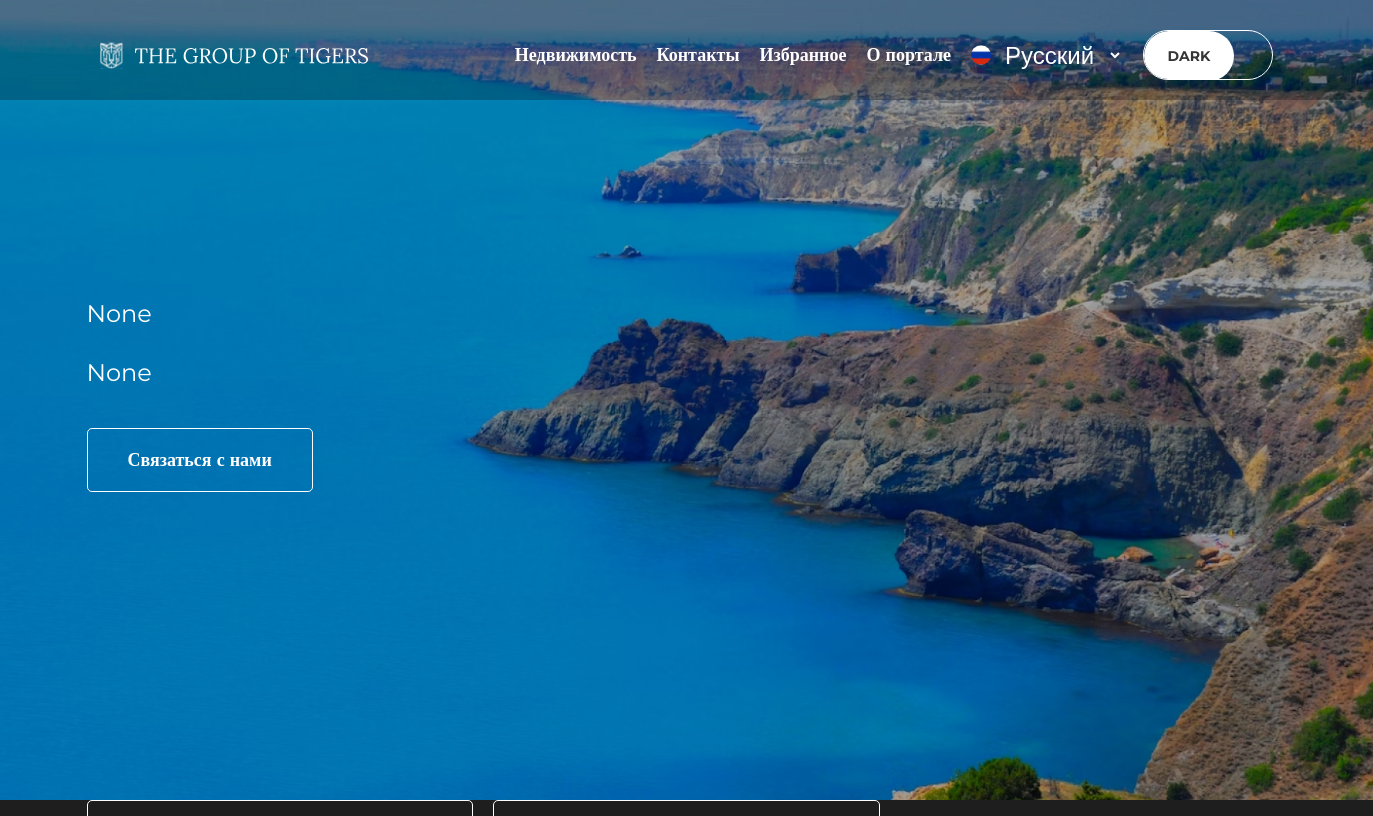
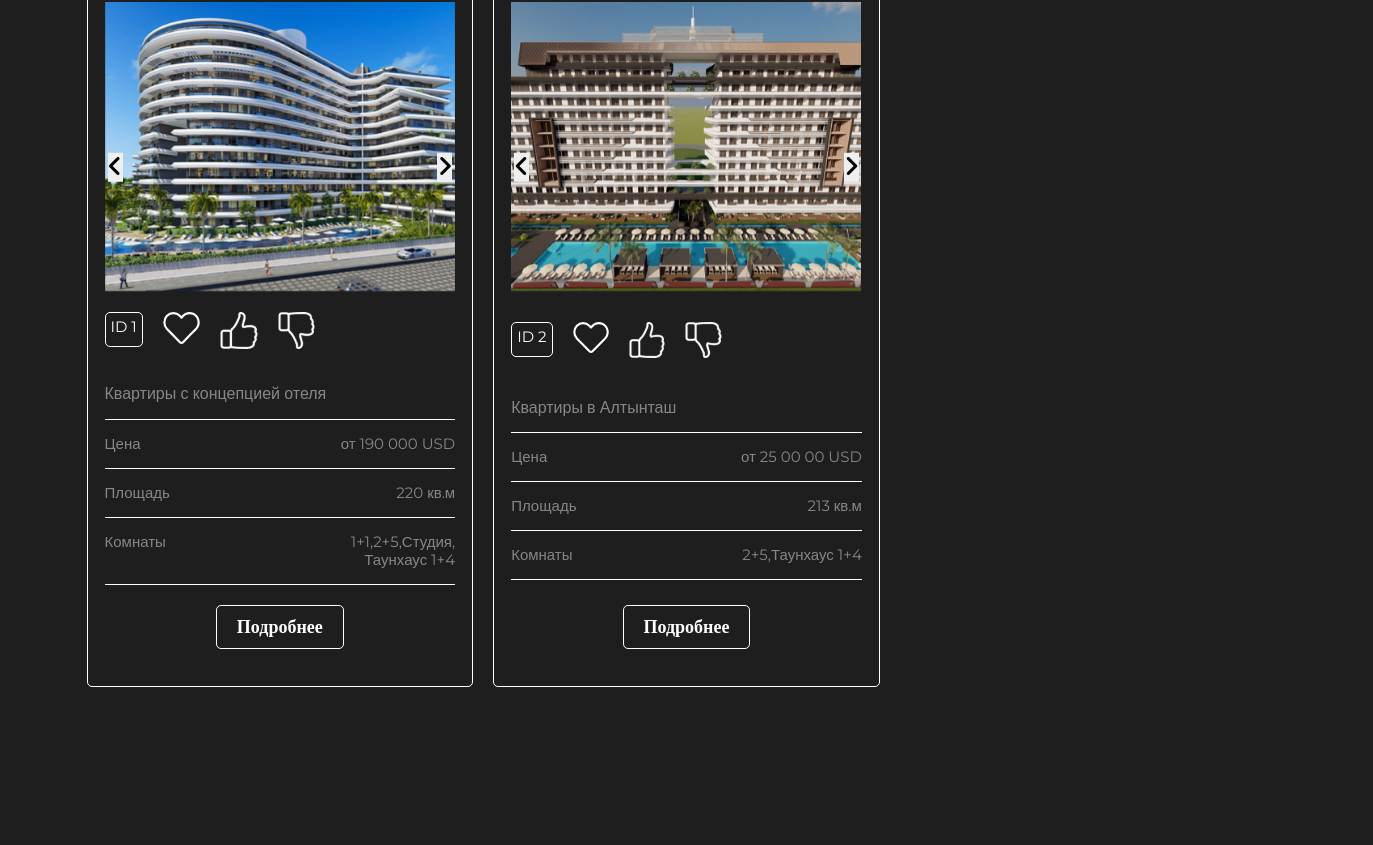
Page /ru/ (upper part) on the earlier database version (2 pictures, top to bottom).
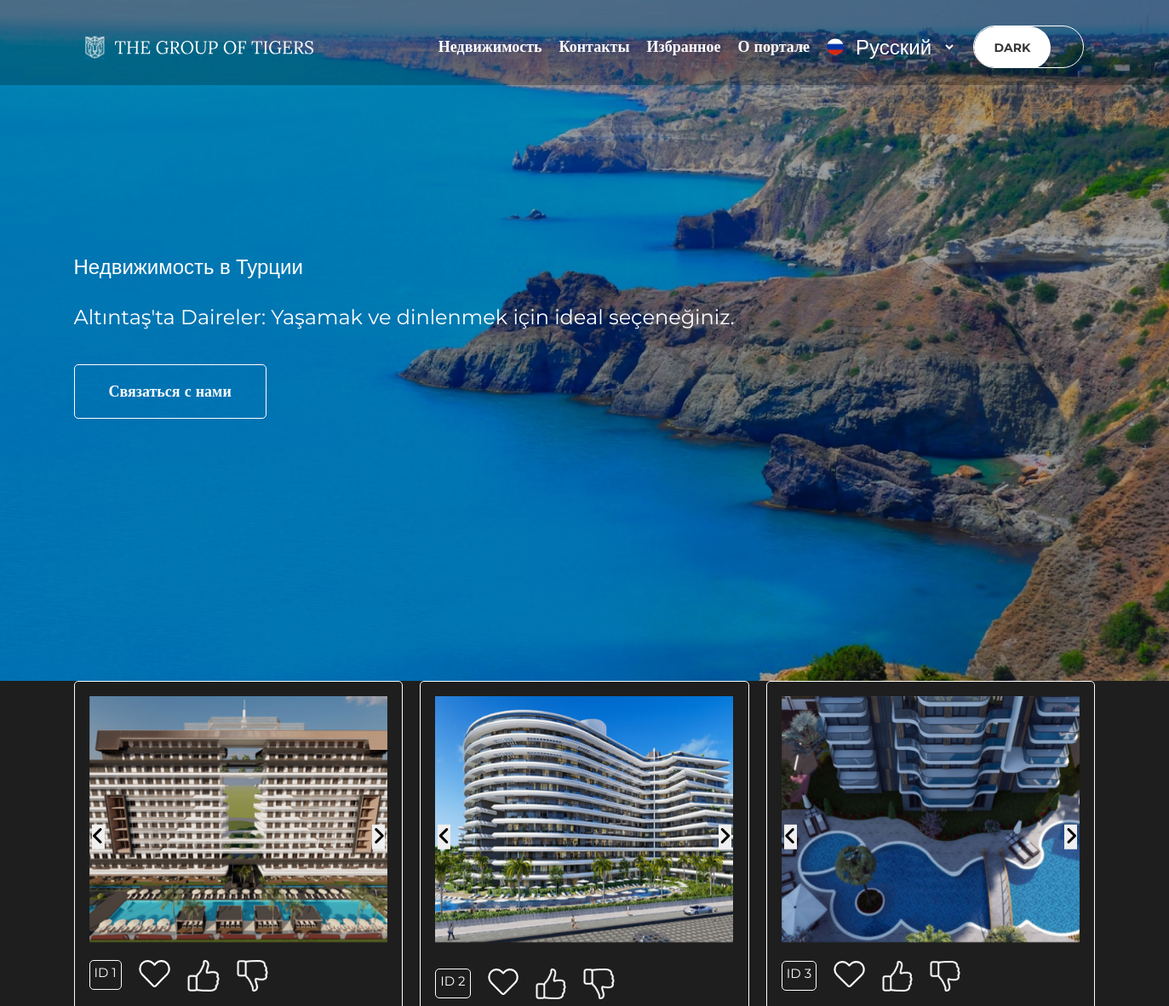
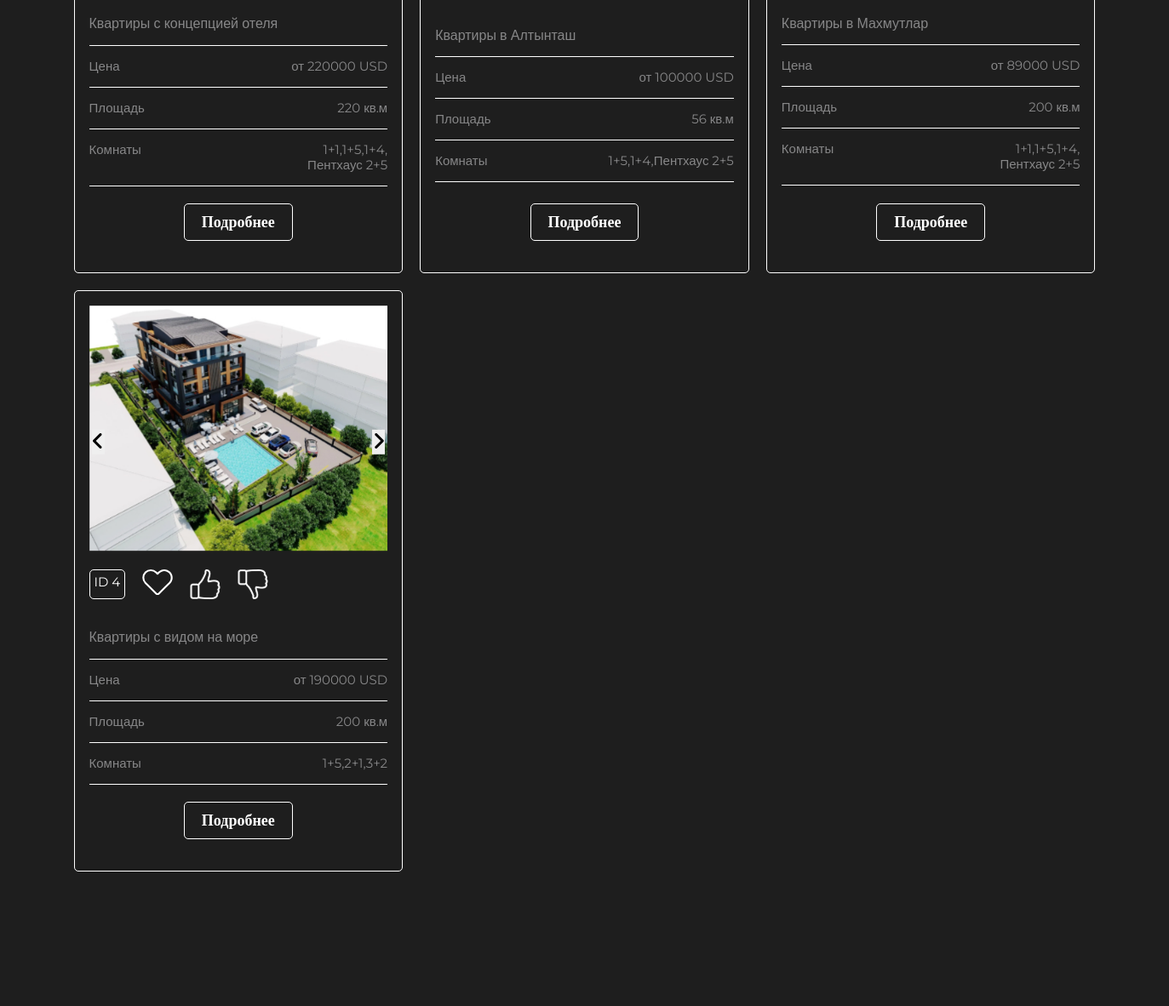
Same page on the later database version (2 pictures, top to bottom).
### ilan/models.py (models this page shows, shortened)
class Image(models.Model):
    image = models.ImageField(
        verbose_name='Изображение',
        help_text='Разрешение изображения должно быть 1920x1080 и выше',
    )
    product = models.ForeignKey(
        Product,
        on_delete=models.PROTECT,
        related_name='images'
    )
    class Meta:
        verbose_name = 'Изображение'
        verbose_name_plural = 'Изображения'

class Product(models.Model):
    title = models.CharField(
        verbose_name="Название (Квартиры с концепцией отеля)",
        max_length=250,
        help_text="Максимум 250 символов",
        unique=True
    )
    description = models.TextField(
        verbose_name="Описание объявления"
    )
    price = models.IntegerField(
        verbose_name="Цена",
        help_text='Максимум 20 символов'
    )
    category = models.ForeignKey(
        Category,
        on_delete=models.PROTECT,
        verbose_name="Категория",
        help_text="Например (Дом).",
    )
    square = models.PositiveSmallIntegerField(
        verbose_name="Площадь",
    )
    rooms = models.ManyToManyField(
        Rooms,
        verbose_name="Комнаты",
    )
    area = models.ForeignKey(
        Area,
        on_delete=models.PROTECT,
        verbose_name="Район (Местонахождения)"
    )
    view = models.ManyToManyField(
        Ip,  # Ip адрес
        verbose_name='View',  # Просмотр
        related_name='view_products',  # related_name='view_products'
        help_text='view count',  # Просмотры
        blank=True,
        null=True,
    )  # View
    created = models.DateTimeField(
        auto_now_add=True,
        verbose_name='Дата создания',
    )  # Дата создания
    updated = models.DateTimeField(
        auto_now=True,
        verbose_name='Дата обновления',
    )  # Дата обновления
    is_active = models.BooleanField(
        default=True,
        verbose_name='Активный',
        help_text='Активный или Скрытый',
    )  # Активный
    slug = models.SlugField(
        max_length=100,  # Максимальная длина 100 символов
        verbose_name='URL',  # URL
        help_text='Max 100 symbols, unique e.g. "alanya-villa-270"',  # URL
        unique=True,
    )  # URL продукта
    top_offer = models.BooleanField(
        help_text="Да/Нет (по умолчанию НЕТ)",
        verbose_name="Топ предложений",
        default=False,
    )
    new_offer = models.BooleanField(
        help_text="Да/Нет (по умолчанию НЕТ)",
        verbose_name="Новые предложения",
        default=False,
    )
    hot_deal = models.BooleanField(
        help_text="Да/Нет (по умолчанию НЕТ)",
        verbose_name="Горячие предложения",
        default=False,
    )
    class Meta:
        verbose_name = 'Объявления'
        verbose_name_plural = 'Объявлении'

### home/models.py (models this page shows)
class Rooms(models.Model):
    title = models.CharField(
        verbose_name="Комнаты в квартире (1+1)",
        max_length=50,
        unique=True,
        help_text="Максимум 50 символов"
    )
    def __str__(self):
        return self.title
    class Meta:
        verbose_name = "Комната"
        verbose_name_plural = "Комнаты"
        db_table = "rooms"

### config_site/models.py (models this page shows, shortened)
class Title(models.Model):
    name = models.CharField(
        max_length=255,
        verbose_name="Заголовок",
        help_text="Заголовок страницы",
        unique=True
    )  # заголовок страницы
    def __str__(self):
        return self.name
    class Meta:
        verbose_name = 'Заголовок'
        verbose_name_plural = 'Заголовки'
        db_table = 'title'

class SubTitle(models.Model):
    name = models.CharField(
        max_length=255,
        verbose_name="Заголовок",
        help_text="Заголовок страницы",
        unique=True
    )  # заголовок страницы
    def __str__(self):
        return self.name
    class Meta:
        verbose_name = 'Подзаголовок'
        verbose_name_plural = 'Подзаголовки'
        db_table = 'subtitle'

### home/views.py (the view)
# urls.py: path('', ProductListView.as_view(), name='home'),
class ProductListView(ListView):
    model = Product
    context_object_name = "products"
    template_name = "ilan/index.html"

### templates/ilan/index.html (shortened to what this page needs)
{% extends 'base.html' %}
{% load static %}
{% load i18n %}
{% block content %}
    <div class="sale" id="sale">
        <div class="container">
            <div class="product-grid">
                {% for product in products %}
                    <div class="product-card">
                        <div class="slider owl-carousel" id="slider{{ product.id }}">
                            {% if product.images.all %}
                                {% for image in product.images.all %}
                                    <div>
                                        <img src="{{ image.image.url }}" alt="Product 1" class="image" width="350"
                                             height="290">
                                    </div>
                                {% endfor %}
                            {% endif %}
                        </div>
                        <div class="carousel-nav">
                            <button class="carousel-prev" data-slider="slider{{ product.id }}"><i
                                    class="fa fa-angle-left"></i>
                            </button>
                            <button class="carousel-next" data-slider="slider{{ product.id }}"><i
                                    class="fa fa-angle-right"></i>
                            </button>
                        </div>
                        <ul class="action_product">
                            <li class="id_product">
                                <span>ID&nbsp</span><br>
                                <span>{{ product.id }}</span>
                            </li>
                            <li>
                                <img src="{% static 'img/favorit.svg' %}" onclick="addFavorite({{ product.id }})"
                                     alt="love">
                            </li>
                            <li>
                                <img src="{% static 'img/like.svg' %}" onclick="addLike({{ product.id }})" alt="like">
                            </li>
                            <li>
                                <img src="{% static 'img/dislike.svg' %}" onclick="addDislike({{ product.id }})"
                                     alt="dislike">
                            </li>
                        </ul>
                        <div class="description_product">
                            <div class="description_list">
                                <div class="item-list">
                                    <div class="title-list">{{ product.title }}</div>
                                </div>
                                <div class="item-list">
                                    <div class="price-item">
                                        <ul>
                                            <li>
                                                {% trans 'Цена' %}
                                            </li>
                                            <li>{% trans 'от' %} {{ product.price }} USD</li>
                                        </ul>
                                    </div>
                                </div>
                                <div class="item-list">
                                    <div class="square-item">
                                        <ul>
                                            <li>{% trans 'Площадь' %}</li>
                                            <li>{{ product.square }} {% trans 'кв.м' %}</li>
                                        </ul>
                                    </div>
                                </div>
                                <div class="item-list">
                                    <div class="rooms-list">
                                        <ul>
                                            <li>{% trans 'Комнаты' %}</li>
                                            <li>
                                                <ul>
                                                    {% for room in product.rooms.all %}
                                                        <li>{{ room }}{% if not forloop.last %}, {% endif %}</li>
                                                    {% endfor %}
                                                </ul>
                                            </li>
                                        </ul>
                                    </div>
                                </div>
                            </div>
                        </div>
                        <a href="#" class="btn-more">{% trans 'Подробнее' %}</a>
                    </div>
                {% endfor %}
            </div>
        </div>
    </div>
{% endblock %}

### templates/base.html (shortened to what this page needs)
{% load static %}
{% load i18n %}
<!DOCTYPE html>
<html lang="ru">
<head>
    <link rel="stylesheet" href="{% static 'css/style.css' %}">
    <link rel="stylesheet" href="{% static 'css/next.css' %}">
    <link rel="stylesheet" href="{% static 'css/lightbox.css' %}">
    <link rel="stylesheet" href="https://cdnjs.cloudflare.com/ajax/libs/OwlCarousel2/2.3.4/assets/owl.carousel.min.css">
    <link rel="stylesheet"
          href="https://cdnjs.cloudflare.com/ajax/libs/OwlCarousel2/2.3.4/assets/owl.theme.default.min.css">
    <link href="//maxcdn.bootstrapcdn.com/font-awesome/4.5.0/css/font-awesome.min.css" rel="stylesheet">
    <link rel="stylesheet" href="https://cdn.jsdelivr.net/npm/swiper@9/swiper-bundle.min.css"/>
</head>
<body>
{% block header %}
    {% include 'include/header.html' %}
{% endblock %}
<main class="main">
    {% block content %}
    {% endblock %}
</main>
<link rel="stylesheet"
      href="https://cdnjs.cloudflare.com/ajax/libs/font-awesome/6.4.0/css/all.min.css?_cacheOverride=1681288006895"
>
</body>
</html>

### templates/include/header.html (shortened to what this page needs)
{% load i18n %}
{% load static %}
<header>
    <div class="headerTop">
        <div class="headerTopElements">
            <div class="navLeft">
                <img src="{% static 'img/svg/logo__.svg' %}" alt="" class="logo">
            </div>
            <div class="navRight">
                <ul class="pages">
                    <li class="options"><a href="{% url 'home' %}">{% trans "Недвижимость" %}</a></li>
                    <li class="options"><a href="#">{% trans "Контакты" %}</a></li>
                    <li class="options"><a href="{% url 'favorite' %}">{% trans "Избранное" %}</a></li>
                    <li class="options"><a href="{% url 'about' %}">{% trans "О портале" %}</a></li>
                    <li class="options langOptions">
                        <img src="{% static 'img/flags/ru.svg' %}" alt="ru" width="20px" id="flag">
                        <form action="{% url 'set_language' %}" method="post">{% csrf_token %}
                            <select name="language">
                                {% get_current_language as LANGUAGE_CODE %}
                                {% get_available_languages as LANGUAGES %}
                                {% get_language_info_list for LANGUAGES as languages %}
                                {% for language in languages %}
                                    <option value="{{ language.code }}"{% if language.code == LANGUAGE_CODE %}
                                            selected{% endif %}>
                                        {{ language.name_local }}
                                    </option>
                                {% endfor %}
                            </select>
                        </form>
                    <li class="options">
                        <label><input type="checkbox" class="theme">
                            <span class="forTheme"></span>
                        </label></li>
                </ul>
            </div>
        </div>
    </div>
    <div class="container">
        <div class="headerMain">
            <h2 class="MainText">{{ title }}</h2>
            <h4 class="SomeText">{{ subtitle }}</h4>
            <button class="contactWithUs">{% trans 'Связаться с нами' %}</button>
        </div>
    </div>
</header>

Differences in the rows shown:
removed Rooms: title "1+1", shown under Product "Квартиры с концепцией отеля"
removed Rooms: title "2+5"
removed Rooms: title "Студия", shown under Product "Квартиры с концепцией отеля"
removed Rooms: title "Таунхаус 1+4"
added Title: name "Недвижимость в Турции"
added SubTitle: name "Altıntaş'ta Daireler: Yaşamak ve dinlenmek için ideal seçeneğiniz."
changed Product "Квартиры с концепцией отеля": price "190 000" → "220000"
changed Image (number 1 of 4 on the later page): image: a different picture
added Rooms: title "1+1"
added Rooms: title "1+5"
added Rooms: title "1+4"
added Rooms: title "Пентхаус 2+5"
changed Product "Квартиры в Алтынташ": loses Image (image (picture)); gains Image (image (picture)); price "25 00 00" → "100000"; square "213" → "56"
added Product: id "3", title "Квартиры в Махмутлар", price "89000", square "200"
added Image: image (picture), shown under "3"
added Product: id "4", title "Квартиры с видом на море", price "190000", square "200"
added Image: image (picture), shown under "4"
added Rooms: title "2+1", shown under "4"
added Rooms: title "3+2", shown under "4"
Other differences:
{{ title }}: "None" → (not shown)
{{ subtitle }}: "None" → (not shown)
